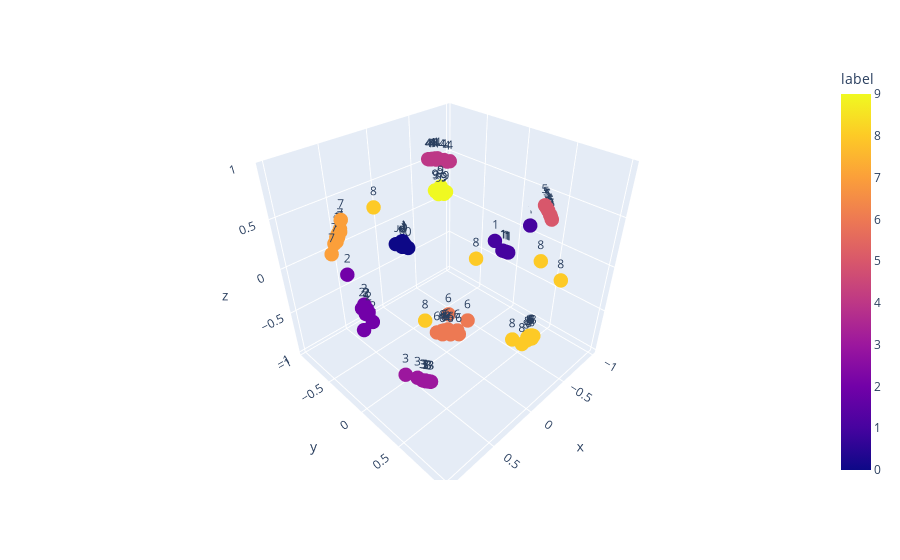

Notebook code cell kept with this figure:
### Code cell
df = pd.DataFrame({'x': embeds[:, 0], 
                   'y': embeds[:, 1], 
                   'z': embeds[:, 2], 
                   'label': batch_labels.numpy()})

fig = px.scatter_3d(df, x='x', y='y', z='z',
                      color='label', text='label')
fig.update_traces(marker_size = 5)
fig.show()
